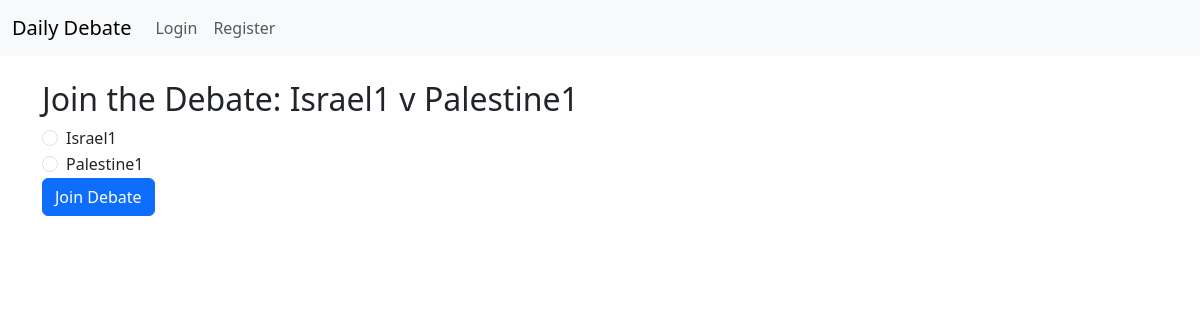
/debate/6/join, run on the app's committed database.
### app.py (models this page shows)
class Debate(db.Model):
    id = db.Column(db.Integer, primary_key=True)
    title = db.Column(db.String(100), nullable=False)
    sides = db.relationship('DebateSide', backref='debate', lazy=True)

class DebateSide(db.Model):
    id = db.Column(db.Integer, primary_key=True)
    side = db.Column(db.String(100), nullable=False)
    debate_id = db.Column(db.Integer, db.ForeignKey('debate.id'), nullable=False)
    user_id = db.Column(db.Integer, db.ForeignKey('user.id'))

### app.py (the view, shortened to what this page needs)
@app.route('/debate/<int:debate_id>/join', methods=['GET', 'POST'])
def join_debate(debate_id):
    debate = Debate.query.get_or_404(debate_id)
    sides = DebateSide.query.filter_by(debate_id=debate_id).all()
    return render_template('join_debate.html', debate=debate, sides=sides)

### templates/join_debate.html
{% extends 'layout.html' %}
{% block content %}
<h2>Join the Debate: {{ debate.title }}</h2>
<form method="post">
    {% for side in sides %}
    <div class="form-check">
        <input class="form-check-input" type="radio" name="selected_side" id="side{{ side.id }}" value="{{ side.id }}">
        <label class="form-check-label" for="side{{ side.id }}">
            {{ side.side }}
        </label>
    </div>
    {% endfor %}
    <button type="submit" class="btn btn-primary">Join Debate</button>
</form>
{% endblock %}

### data on the page
Debate: title "Israel1 v Palestine1"
DebateSide: side "Israel1"
DebateSide: side "Palestine1"
